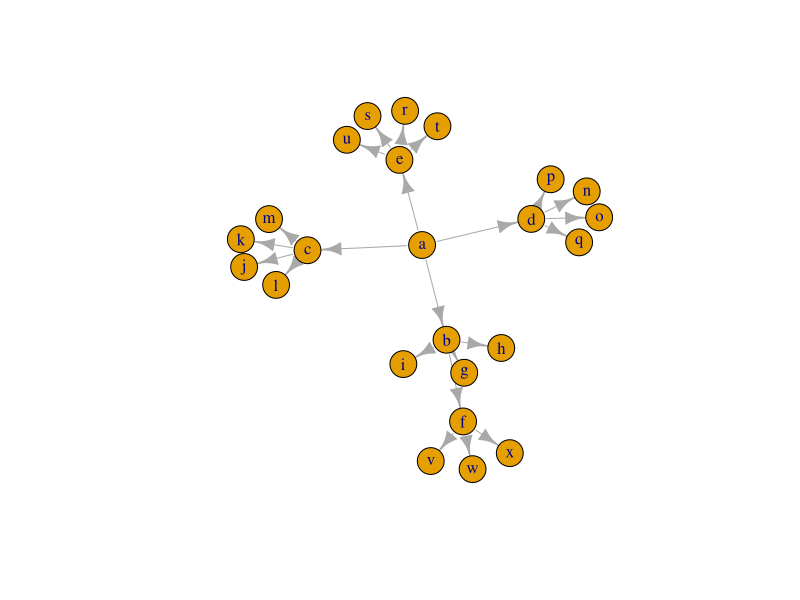
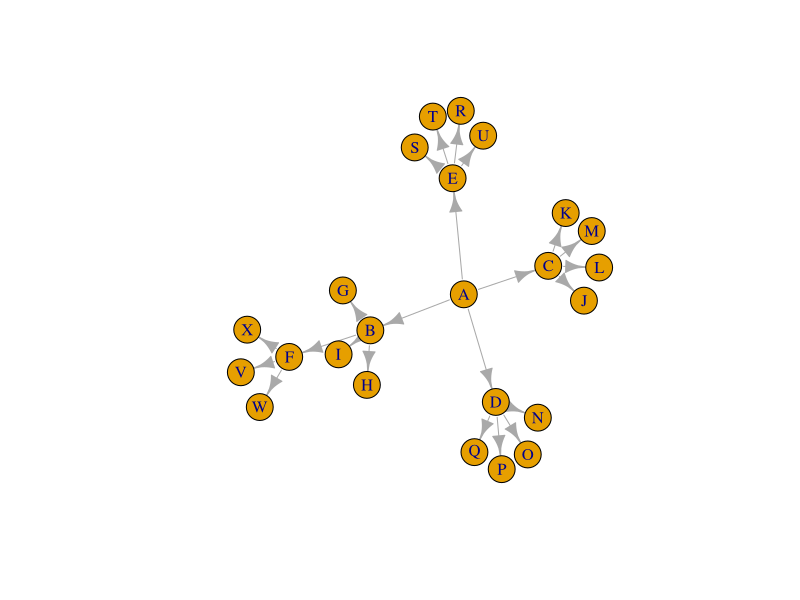
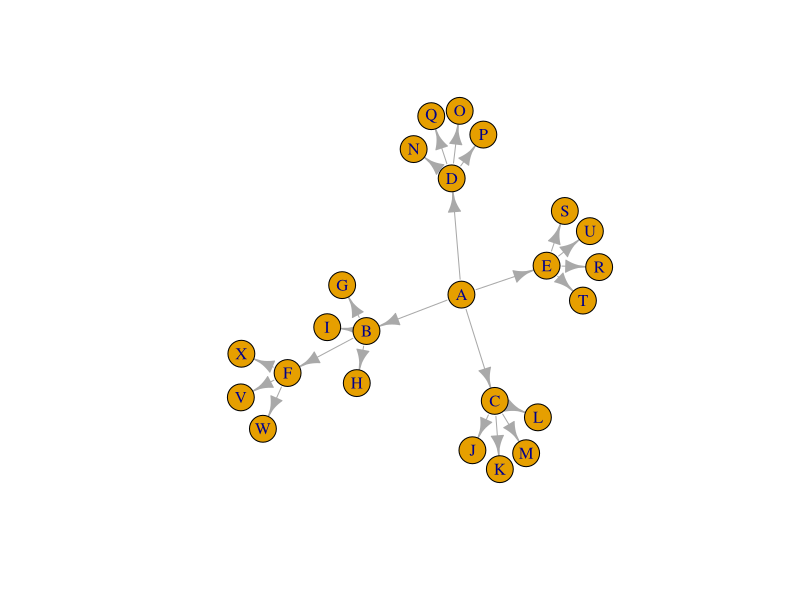
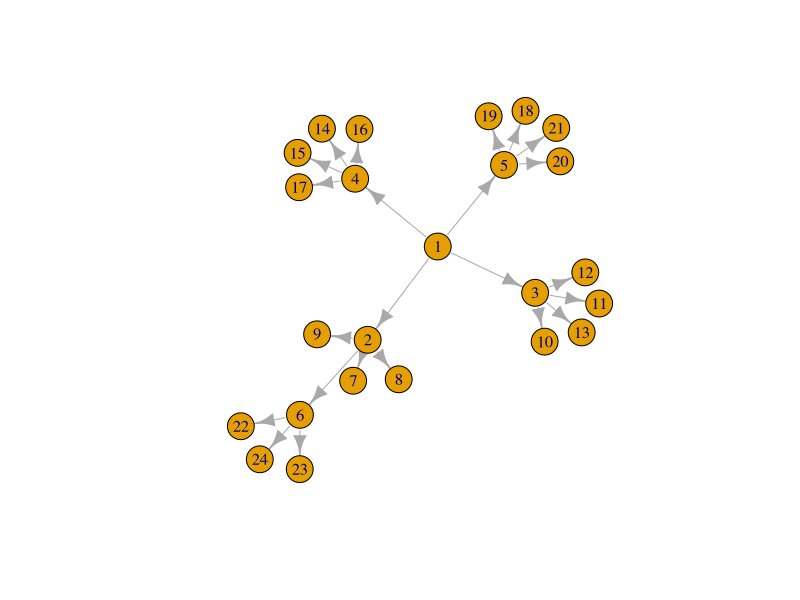

These charts were generated, in order, by the following R code:
require("igraph")

gt <- graph.tree(24, children = 4, mode=c("out", "in", "undirected"))
V(gt)$name <- letters[1:24]
plot(gt)   # So 'name's get displayed if no label is present
V(gt)$label <- LETTERS[1:24]
plot(gt)    # Labels get displayed
V(gt)$name <- letters[1:24]  # see if then get overwritten 
plot(gt)    # Still plots with 'label's


V(gt)$label = 1:24
plot(gt)